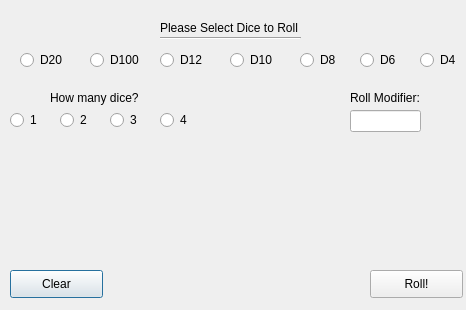
<?xml version="1.0" encoding="UTF-8"?>
<ui version="4.0">
 <class>Dialog</class>
 <widget class="QDialog" name="Dialog">
  <property name="geometry">
   <rect>
    <x>0</x>
    <y>0</y>
    <width>466</width>
    <height>310</height>
   </rect>
  </property>
  <property name="windowTitle">
   <string>Dialog</string>
  </property>
  <widget class="QPushButton" name="clear">
   <property name="geometry">
    <rect>
     <x>10</x>
     <y>270</y>
     <width>93</width>
     <height>28</height>
    </rect>
   </property>
   <property name="text">
    <string>Clear</string>
   </property>
  </widget>
  <widget class="QPushButton" name="submit">
   <property name="geometry">
    <rect>
     <x>370</x>
     <y>270</y>
     <width>93</width>
     <height>28</height>
    </rect>
   </property>
   <property name="text">
    <string>Roll!</string>
   </property>
  </widget>
  <widget class="QRadioButton" name="Dice20">
   <property name="geometry">
    <rect>
     <x>20</x>
     <y>50</y>
     <width>51</width>
     <height>20</height>
    </rect>
   </property>
   <property name="text">
    <string>D20</string>
   </property>
   <attribute name="buttonGroup">
    <string notr="true">Dice</string>
   </attribute>
  </widget>
  <widget class="QRadioButton" name="Dice100">
   <property name="geometry">
    <rect>
     <x>90</x>
     <y>50</y>
     <width>61</width>
     <height>20</height>
    </rect>
   </property>
   <property name="text">
    <string>D100</string>
   </property>
   <attribute name="buttonGroup">
    <string notr="true">Dice</string>
   </attribute>
  </widget>
  <widget class="QRadioButton" name="Dice12">
   <property name="geometry">
    <rect>
     <x>160</x>
     <y>50</y>
     <width>51</width>
     <height>20</height>
    </rect>
   </property>
   <property name="text">
    <string>D12</string>
   </property>
   <attribute name="buttonGroup">
    <string notr="true">Dice</string>
   </attribute>
  </widget>
  <widget class="QRadioButton" name="Dice10">
   <property name="geometry">
    <rect>
     <x>230</x>
     <y>50</y>
     <width>51</width>
     <height>20</height>
    </rect>
   </property>
   <property name="text">
    <string>D10</string>
   </property>
   <attribute name="buttonGroup">
    <string notr="true">Dice</string>
   </attribute>
  </widget>
  <widget class="QRadioButton" name="Dice8">
   <property name="geometry">
    <rect>
     <x>300</x>
     <y>50</y>
     <width>41</width>
     <height>20</height>
    </rect>
   </property>
   <property name="text">
    <string>D8</string>
   </property>
   <attribute name="buttonGroup">
    <string notr="true">Dice</string>
   </attribute>
  </widget>
  <widget class="QRadioButton" name="Dice6">
   <property name="geometry">
    <rect>
     <x>360</x>
     <y>50</y>
     <width>41</width>
     <height>20</height>
    </rect>
   </property>
   <property name="text">
    <string>D6</string>
   </property>
   <attribute name="buttonGroup">
    <string notr="true">Dice</string>
   </attribute>
  </widget>
  <widget class="QRadioButton" name="Dice4">
   <property name="geometry">
    <rect>
     <x>420</x>
     <y>50</y>
     <width>41</width>
     <height>20</height>
    </rect>
   </property>
   <property name="text">
    <string>D4</string>
   </property>
   <attribute name="buttonGroup">
    <string notr="true">Dice</string>
   </attribute>
  </widget>
  <widget class="QLabel" name="pick_label">
   <property name="geometry">
    <rect>
     <x>160</x>
     <y>20</y>
     <width>151</width>
     <height>16</height>
    </rect>
   </property>
   <property name="text">
    <string>Please Select Dice to Roll</string>
   </property>
  </widget>
  <widget class="QLabel" name="DQ_label">
   <property name="geometry">
    <rect>
     <x>50</x>
     <y>90</y>
     <width>101</width>
     <height>16</height>
    </rect>
   </property>
   <property name="text">
    <string>How many dice?</string>
   </property>
  </widget>
  <widget class="QLineEdit" name="modifier">
   <property name="geometry">
    <rect>
     <x>350</x>
     <y>110</y>
     <width>71</width>
     <height>22</height>
    </rect>
   </property>
   <property name="alignment">
    <set>Qt::AlignRight|Qt::AlignTrailing|Qt::AlignVCenter</set>
   </property>
  </widget>
  <widget class="Line" name="line">
   <property name="geometry">
    <rect>
     <x>160</x>
     <y>30</y>
     <width>141</width>
     <height>16</height>
    </rect>
   </property>
   <property name="orientation">
    <enum>Qt::Horizontal</enum>
   </property>
  </widget>
  <widget class="QLabel" name="mod_label">
   <property name="geometry">
    <rect>
     <x>350</x>
     <y>90</y>
     <width>81</width>
     <height>16</height>
    </rect>
   </property>
   <property name="text">
    <string>Roll Modifier:</string>
   </property>
  </widget>
  <widget class="QLabel" name="output_label">
   <property name="geometry">
    <rect>
     <x>20</x>
     <y>140</y>
     <width>431</width>
     <height>121</height>
    </rect>
   </property>
   <property name="autoFillBackground">
    <bool>false</bool>
   </property>
   <property name="text">
    <string/>
   </property>
   <property name="scaledContents">
    <bool>false</bool>
   </property>
   <property name="alignment">
    <set>Qt::AlignHCenter|Qt::AlignTop</set>
   </property>
  </widget>
  <widget class="QRadioButton" name="one_">
   <property name="geometry">
    <rect>
     <x>10</x>
     <y>110</y>
     <width>31</width>
     <height>20</height>
    </rect>
   </property>
   <property name="text">
    <string>1</string>
   </property>
   <attribute name="buttonGroup">
    <string notr="true">Dice_Amount</string>
   </attribute>
  </widget>
  <widget class="QRadioButton" name="two_">
   <property name="geometry">
    <rect>
     <x>60</x>
     <y>110</y>
     <width>31</width>
     <height>20</height>
    </rect>
   </property>
   <property name="text">
    <string>2</string>
   </property>
   <attribute name="buttonGroup">
    <string notr="true">Dice_Amount</string>
   </attribute>
  </widget>
  <widget class="QRadioButton" name="three_">
   <property name="geometry">
    <rect>
     <x>110</x>
     <y>110</y>
     <width>31</width>
     <height>20</height>
    </rect>
   </property>
   <property name="text">
    <string>3</string>
   </property>
   <attribute name="buttonGroup">
    <string notr="true">Dice_Amount</string>
   </attribute>
  </widget>
  <widget class="QRadioButton" name="four_">
   <property name="geometry">
    <rect>
     <x>160</x>
     <y>110</y>
     <width>31</width>
     <height>20</height>
    </rect>
   </property>
   <property name="text">
    <string>4</string>
   </property>
   <attribute name="buttonGroup">
    <string notr="true">Dice_Amount</string>
   </attribute>
  </widget>
  <widget class="QLabel" name="output_dice">
   <property name="geometry">
    <rect>
     <x>180</x>
     <y>140</y>
     <width>91</width>
     <height>131</height>
    </rect>
   </property>
   <property name="text">
    <string/>
   </property>
   <property name="alignment">
    <set>Qt::AlignLeading|Qt::AlignLeft|Qt::AlignTop</set>
   </property>
  </widget>
 </widget>
 <resources/>
 <connections/>
 <buttongroups>
  <buttongroup name="Dice_Amount"/>
  <buttongroup name="Dice"/>
 </buttongroups>
</ui>
